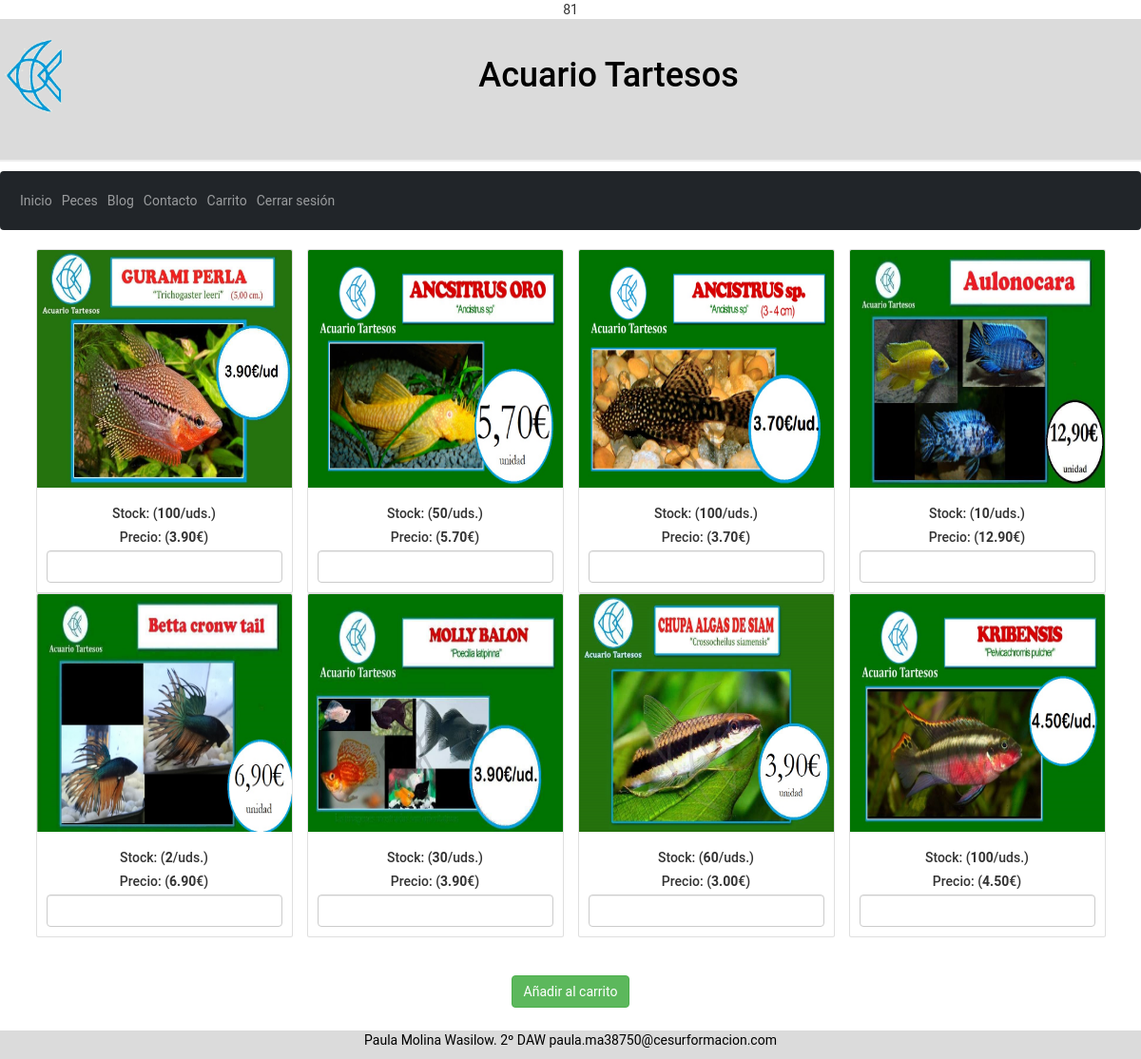
Screenshot of /acuariotartesos/peces/pez.php?tipo=1 (signed in) with the database file from the repository.
### tables this page shows
CREATE TABLE `peces` (
  `id` int(11) NOT NULL,
  `nombre` varchar(50) NOT NULL,
  `descripcion` varchar(300) NOT NULL,
  `tipo` int(11) NOT NULL,
  `scotck` int(11) NOT NULL,
  `precio` float(6,2) NOT NULL,
  `foto` varchar(20) NOT NULL
);

### acuariotartesos/peces/pez.php (the view, shortened to what this page needs)
<?php include '../include/session.php'; ?>
<?php
require '../include/database.php';
$records = $conn->prepare('SELECT * FROM peces WHERE tipo = :tipo');
$records->bindParam(':tipo', $_GET['tipo']);
$records->execute();
$results =   $records->fetchAll();
?>
<!DOCTYPE html>
<html lang="es">
<head>
  <?php include '../include/head.php'; ?>
</head>
<body>
  <header>
    <img id="logo" src="../assets/media/logo.png">
    <h1>Acuario Tartesos</h1>
  </header>
  <?php include '../include/header.php'; ?>
  <div class="container">
    <form method="post" action="../carrito.php">
      <div class="row">
        <?php
        for ($i = 0; $i < count($results); $i++) {
          $pez = $results[$i];
        ?>
         <div class="col-3">
            <div class="card"  >
              <img src="<?php echo '../assets/media/peces/' . $pez['foto']; ?> " class="card-img-top" alt="...">
              <div class="card-body">
                <h5 class="card-title   ">Stock: (<b><?php echo $pez['scotck']; ?></b>/uds.)</h5>
                <h5 class="card-title   ">Precio: (<b><?php echo $pez['precio']; ?></b>€)</h5>
                <input  type="number" class="form-control"  name="id-<?php echo $pez['id']; ?>" min="1" max="<?php echo $pez['scotck']; ?>">
              </div>
            </div>
          </div>
        <?php
        }
        ?>
      </div>
      <br>
      <br>
      <button class="btn btn-success" type="submit">Añadir al carrito</button>
      <br>
      <br>
      <br>
    </form>
  </div>
  <?php include '../include/footer.php'; ?>
</body>
</html>

### acuariotartesos/include/session.php (shortened to what this page needs)
<?php
echo isset($_SESSION['user_id']);

### acuariotartesos/include/head.php (shortened to what this page needs)
<link href="https://cdn.jsdelivr.net/npm/bootstrap@5.0.1/dist/css/bootstrap.min.css" rel="stylesheet">
<link rel="stylesheet" href="https://maxcdn.bootstrapcdn.com/bootstrap/3.3.7/css/bootstrap.min.css">
<link rel="stylesheet" href="https://cdnjs.cloudflare.com/ajax/libs/baguettebox.js/1.8.1/baguetteBox.min.css">
<LINK REL="stylesheet" TYPE="text/css" HREF="../assets/css/blog.css">
<LINK REL="stylesheet" TYPE="text/css" HREF="../assets/css/estilo.css">
<LINK REL="stylesheet" TYPE="text/css" HREF="../assets/css/estiloP.css">
<LINK REL="stylesheet" TYPE="text/css" HREF="../assets/css/3colas.css">
<LINK REL="stylesheet" TYPE="text/css" HREF="../assets/css/peces.css">
<link rel="stylesheet" href="../assets/css/style.css">

### acuariotartesos/include/header.php (shortened to what this page needs)
<nav class="navbar navbar-expand-lg  navbar-dark bg-dark">
    <div class="collapse navbar-collapse" id="menu">
        <ul class="navbar-nav mr-auto">
            <li class="nav-item"><a class="nav-link" href="/acuariotartesos/">Inicio</a></li>
            <li class="nav-item"><a class="nav-link" href="/acuariotartesos/peces/peces.php">Peces</a></li>
            <li class="nav-item"><a class="nav-link" href="/acuariotartesos/blog/blog.php">Blog</a></li>
            <li class="nav-item"><a class="nav-link" href="/acuariotartesos/contacto.php">Contacto</a></li>
            <li class="nav-item"><a class="nav-link" href="/acuariotartesos/carrito.php">Carrito</a></li>
            <li class="nav-item"><a class="nav-link" href="/acuariotartesos/login/logout.php">Cerrar sesión</a></li>
        </ul>
    </div>
</nav>

### acuariotartesos/include/footer.php
<footer>
  <p>Paula Molina Wasilow. 2º DAW paula.ma38750@cesurformacion.com</p>
</footer>

### acuariotartesos/assets/css/blog.css (style rules this page uses)
p { text-align: center; }

### acuariotartesos/assets/css/estilo.css (style rules this page uses)
@media (max-width: 4000px) { header { padding: 15px; text-align: center; background: #dbdbdb; color: black; font-size: 30px; height: 150px; } }
@media (max-width: 4000px) { #logo { height: 100%; float: left; width: 80px; height: 80px; } }
@media (max-width: 4000px) { footer { margin-top: 10px; position: fixed; left: 0; bottom: 0; width: 100%; background-color: #dbdbdb; color: black; text-align: center; } }

### acuariotartesos/assets/css/estiloP.css (style rules this page uses)
img { width: 100px; height: 250px; }

### acuariotartesos/assets/css/peces.css (style rules this page uses)
img { width: 100px; height: 250px; }

### acuariotartesos/assets/css/style.css (style rules this page uses)
body { margin: 0; padding: 0; font-family: "Roboto", sans-serif; text-align: center; }
header { border-bottom: 2px solid #eee; padding: 20px 0; margin-bottom: 10px; width: 100%; text-align: center; }

### rows the page displays
peces: foto (picture), scotck "100", precio "3.90"
peces: foto (picture), scotck "50", precio "5.70"
peces: foto (picture), scotck "100", precio "3.70"
peces: foto (picture), scotck "10", precio "12.90"
peces: foto (picture), scotck "2", precio "6.90"
peces: foto (picture), scotck "30", precio "3.90"
peces: foto (picture), scotck "60", precio "3.00"
peces: foto (picture), scotck "100", precio "4.50"

### other values shown
isset($_SESSION['user_id']) "1"
